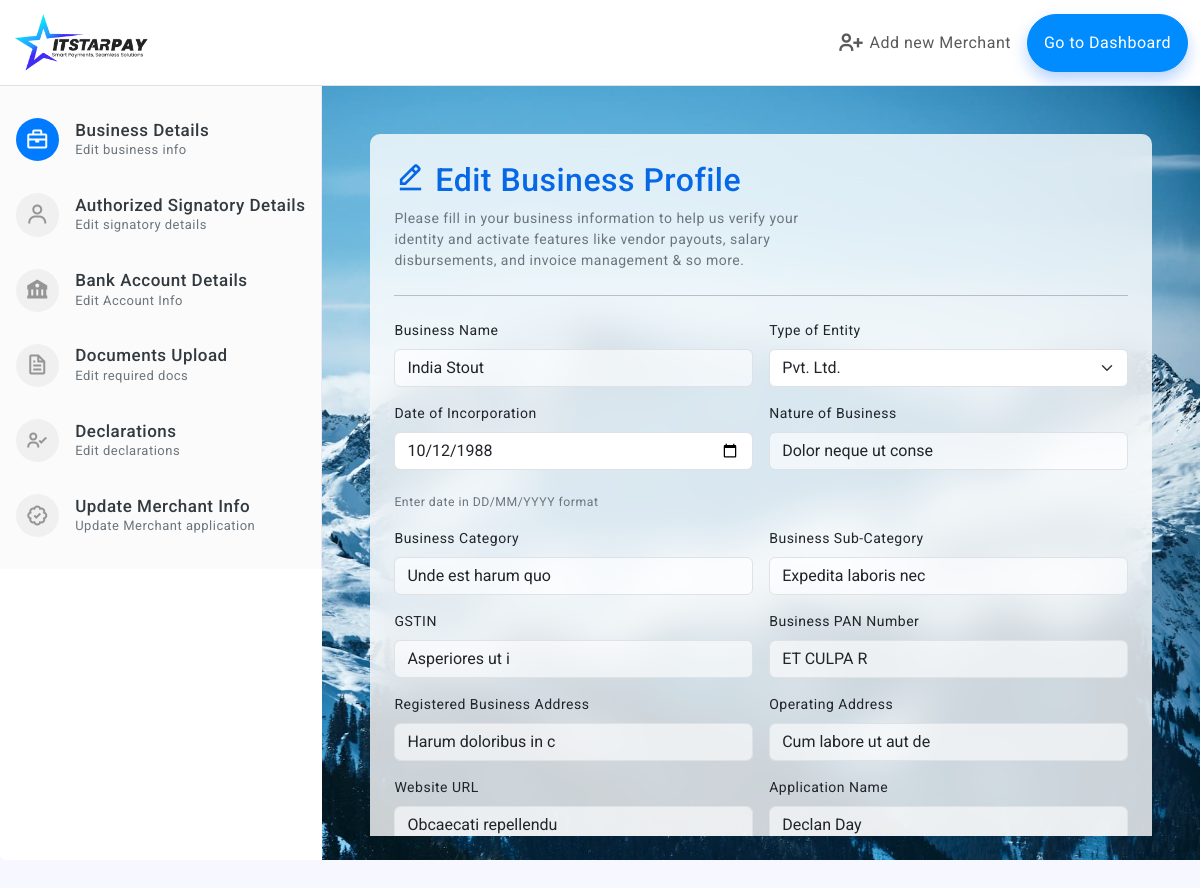
The app's page /edit_applications.php?id=482738&gstin=Asperiores ut i&pan=ET CULPA R (signed in) with its own data.
### tables this page shows
CREATE TABLE `business_applications` (
  `id` int(11) NOT NULL,
  `entity` varchar(100) DEFAULT NULL,
  `doi` date DEFAULT NULL,
  `nob` varchar(100) DEFAULT NULL,
  `businesscategory` varchar(100) DEFAULT NULL,
  `businesssubcategory` varchar(100) DEFAULT NULL,
  `gstin` varchar(15) DEFAULT NULL,
  `pan` varchar(10) DEFAULT NULL,
  `registeredbsuiness` text DEFAULT NULL,
  `operatingaddress` text DEFAULT NULL,
  `url` varchar(255) DEFAULT NULL,
  `businessnumber` varchar(15) DEFAULT NULL,
  `alternnumber` varchar(15) DEFAULT NULL,
  `supportemail` varchar(100) DEFAULT NULL,
  `fullname` varchar(100) DEFAULT NULL,
  `designation` varchar(100) DEFAULT NULL,
  `number` varchar(15) DEFAULT NULL,
  `personalemail` varchar(100) DEFAULT NULL,
  `aadhaarnumber` varchar(12) DEFAULT NULL,
  `pannumber` varchar(10) DEFAULT NULL,
  `fullnameadn` varchar(100) DEFAULT NULL,
  `designationadn` varchar(100) DEFAULT NULL,
  `numberadn` varchar(15) DEFAULT NULL,
  `personalemailadn` varchar(100) DEFAULT NULL,
  `aadhaarnumberadn` varchar(12) DEFAULT NULL,
  `pannumberadn` varchar(10) DEFAULT NULL,
  `totalvolume` varchar(50) DEFAULT NULL,
  `numberofusers` varchar(50) DEFAULT NULL,
  `sixmonthprojectionamount` varchar(50) DEFAULT NULL,
  `sixmonthprojectionuser` varchar(50) DEFAULT NULL,
  `numoftransactions` varchar(50) DEFAULT NULL,
  `disbursedamount` varchar(50) DEFAULT NULL,
  `mintransaction` varchar(50) DEFAULT NULL,
  `maxtransaction` varchar(50) DEFAULT NULL,
  `thresholdlimit` varchar(50) DEFAULT NULL,
  `created_at` timestamp NOT NULL DEFAULT current_timestamp(),
  `businessname` varchar(255) DEFAULT NULL,
  `applicantname` varchar(255) DEFAULT NULL,
  `accountname` varchar(100) DEFAULT NULL,
  `bankname` varchar(100) DEFAULT NULL,
  `branchname` varchar(100) DEFAULT NULL,
  `accountnumber` varchar(20) DEFAULT NULL,
  `ifsccode` varchar(25) DEFAULT NULL,
  `accounttype` varchar(20) DEFAULT NULL,
  `bankeject` text NOT NULL DEFAULT 'no',
  `status` varchar(100) DEFAULT NULL,
  `coment` varchar(100) DEFAULT NULL,
  `placevalue` text NOT NULL,
  `merchant_trash` text NOT NULL DEFAULT 'n',
  `kycverification` text NOT NULL DEFAULT 'In Review',
  `documentsverification` text NOT NULL DEFAULT 'In Reviw',
  `bankverification` text NOT NULL DEFAULT 'In Review',
  `kyccomment` varchar(255) DEFAULT NULL,
  `documentscomment` varchar(255) DEFAULT NULL,
  `bankcomment` varchar(255) DEFAULT NULL,
  `accountnameadn` varchar(100) DEFAULT NULL,
  `banknameadn` varchar(100) DEFAULT NULL,
  `branchnameadn` varchar(100) DEFAULT NULL,
  `accountnumberadn` varchar(100) DEFAULT NULL,
  `ifsccodeadn` varchar(100) DEFAULT NULL,
  `accounttypeadn` varchar(100) DEFAULT NULL,
  `bankejectadn` varchar(100) NOT NULL DEFAULT 'no',
  `bankverificationadn` varchar(100) NOT NULL DEFAULT 'In Review',
  `kyccommentadn` varchar(100) DEFAULT NULL
);

### edit_applications.php (the view, shortened to what the rows shown need)
<?php include 'db.php';
$application_id = intval($_GET['id']);
$gstin = $_GET['gstin'];
$pan = $_GET['pan'];
$appQuery = "SELECT * FROM business_applications WHERE id = $application_id AND gstin = '$gstin' AND pan = '$pan' ";
$appResult = mysqli_query($mysqli, $appQuery);
$appData = mysqli_fetch_assoc($appResult);
?>
<!doctype html>
<html lang="en">
<head>
    <link href="assets/plugins/simplebar/css/simplebar.css" rel="stylesheet" />
    <link href="assets/plugins/perfect-scrollbar/css/perfect-scrollbar.css" rel="stylesheet" />
    <link href="assets/plugins/metismenu/css/metisMenu.min.css" rel="stylesheet" />
    <link href="assets/plugins/bs-stepper/css/bs-stepper.css" rel="stylesheet" />
    <link href="assets/css/pace.min.css" rel="stylesheet" />
    <link href="assets/css/bootstrap.min.css" rel="stylesheet">
    <link href="assets/css/bootstrap-extended.css" rel="stylesheet">
    <link href="assets/css/app.css" rel="stylesheet">
    <link href="assets/css/icons.css" rel="stylesheet">
    <link rel="stylesheet" href="assets/css/dark-theme.css" />
    <link rel="stylesheet" href="assets/css/semi-dark.css" />
    <link rel="stylesheet" href="assets/css/header-colors.css" />
</head>
<body>
    <div class="wrapper" style="display: flex; flex-direction:column; height:100vh; ">
        <form action="update.php" method="POST" enctype="multipart/form-data">
            <div style=" margin-bottom:0px !important; flex:1; height:100%;">
                <div class="card" style="height: 100%; box-shadow:none !important;">
                    <div class="card-body" style="padding: 0px;">
                        <div id="stepper3" class="bs-stepper gap-0 vertical" style="height: 100%; ">
                            <div class="position-relative autth-img-cover-login" style="width: 100% ; height:100%;">
                                <div class="bs-stepper-content px-5 py-5 " style="height: 750px; overflow-y: scroll !important;">
                                    <div id="test-vl-1" class="bs-stepper-pane fade blr p-4" style="border-radius:10px" role="tabpanel" aria-labelledby="stepper3trigger1">
                                        <h2 class="fs-2 " style="color:rgb(7, 104, 231)"><i class='bx  bx-edit-alt'></i> Edit Business Profile</h2>
                                        <div class="row g-3">
                                            <div class="col-md-6">
                                                <label class="form-label">Business Name</label>
                                                <input type="text" class="form-control" name="businessname" id="nob" onblur="setPreviewValue(this, 'businessnamevalue')" value="<?= htmlspecialchars($appData['businessname']) ?>">
                                            </div>
                                            <div class="col-md-6">
                                                <?php $selectedEntity = $appData['entity'] ?? ''; ?>
                                                <label class="form-label">Type of Entity</label>
                                                <select class="form-select" name="entity" onblur="setPreviewValue(this, 'entityvalue')">
                                                    <option value="Pvt. Ltd." <?= $selectedEntity === 'Pvt. Ltd.' ? 'selected' : '' ?>>Pvt. Ltd.</option>
                                                </select>
                                            </div>
                                            <div class="col-md-6">
                                                <label class="form-label">Date of Incorporation</label>
                                                <input type="date" class="form-control" name="doi" placeholder="Enter Date in DD/MM/YYYY format" onblur="setPreviewValue(this, 'doivalue')" value="<?= htmlspecialchars($appData['doi']) ?>"><br>
                                                <small class="text-muted">Enter date in DD/MM/YYYY format</small>
                                            </div>
                                            <div class="col-md-6">
                                                <label class="form-label">Nature of Business</label>
                                                <input type="text" class="form-control" name="nob" onblur="setPreviewValue(this, 'nobvalue')" value="<?= htmlspecialchars($appData['nob']) ?>">
                                            </div>
                                            <div class="col-md-6">
                                                <label class="form-label">Business Category</label>
                                                <input type="text" class="form-control" name="businesscategory" onblur="setPreviewValue(this, 'businesscategoryvalue')" value="<?= htmlspecialchars($appData['businesscategory']) ?>">
                                            </div>
                                            <div class="col-md-6">
                                                <label class="form-label">Business Sub-Category</label>
                                                <input type="text" class="form-control" name="businesssubcategory" onblur="setPreviewValue(this, 'businesssubcategoryvalue')" value="<?= htmlspecialchars($appData['businesssubcategory']) ?>">
                                            </div>
                                            <div class="col-md-6">
                                                <label for="gstin" class="form-label">GSTIN</label>
                                                <input type="text" class="form-control" id="gstin" name="gstin" onblur="setPreviewValue(this, 'gstinvalue')" value="<?= htmlspecialchars($appData['gstin']) ?>">
                                            </div>
                                            <div class="col-md-6">
                                                <label class="form-label">Business PAN Number</label>
                                                <input type="text" class="form-control " name="pan" id="businesspan" onblur="validatePAN(this, 'error-businesspan','businesspanvalue')" placeholder="ABCDE1234F" value="<?= htmlspecialchars($appData['pan']) ?>">
                                            </div>
                                            <div class="col-md-6">
                                                <label class="form-label">Registered Business Address</label>
                                                <input type="text" class="form-control" name="registeredbsuiness" onblur="setPreviewValue(this, 'registeredbsuinessvalue')" value="<?= htmlspecialchars($appData['registeredbsuiness']) ?>">
                                            </div>
                                            <div class="col-md-6">
                                                <label class="form-label">Operating Address</label>
                                                <input type="text" class="form-control" name="operatingaddress" onblur="setPreviewValue(this, 'operatingaddressvalue')" value="<?= htmlspecialchars($appData['operatingaddress']) ?>">
                                            </div>
                                            <div class="col-md-6">
                                                <label class="form-label">Website URL</label>
                                                <input type="text" class="form-control" name="url" onblur="setPreviewValue(this, 'urlvalue')" value="<?= htmlspecialchars($appData['url']) ?>">
                                            </div>
                                            <div class="col-md-6">
                                                <label class="form-label">Application Name</label>
                                                <input type="text" class="form-control" name="applicantname" onblur="setPreviewValue(this, 'applicantnamevalue')" value="<?= htmlspecialchars($appData['applicantname']) ?>">
                                            </div>
                                        </div>
                                    </div>
                                </div>
                            </div>
                        </div>
                    </div>
                </div>
            </div>
    </div>
</body>
</html>

### records on screen
business_applications: businessname "India Stout", entity "Pvt. Ltd.", doi "10/12/1988", nob "Dolor neque ut conse", businesscategory "Unde est harum quo", businesssubcategory "Expedita laboris nec", gstin "Asperiores ut i", pan "ET CULPA R", registeredbsuiness "Harum doloribus in c", operatingaddress "Cum labore ut aut de", url "Obcaecati repellendu", applicantname "Declan Day"
